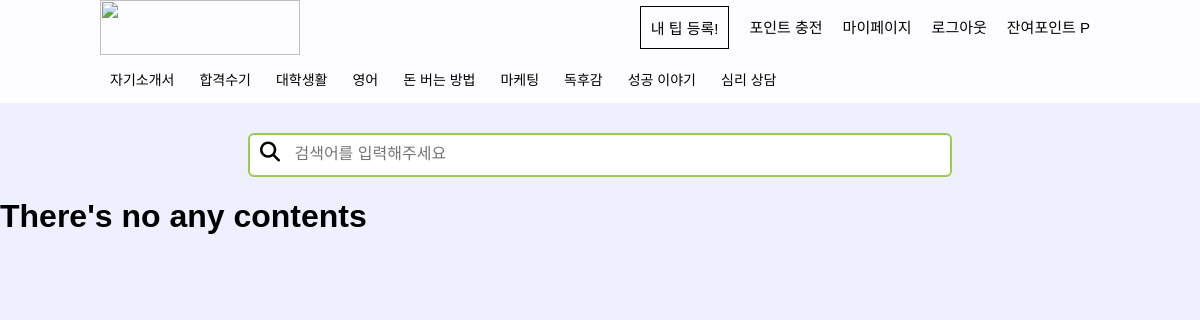
The app's page /content/category/2/ (signed in), older data.
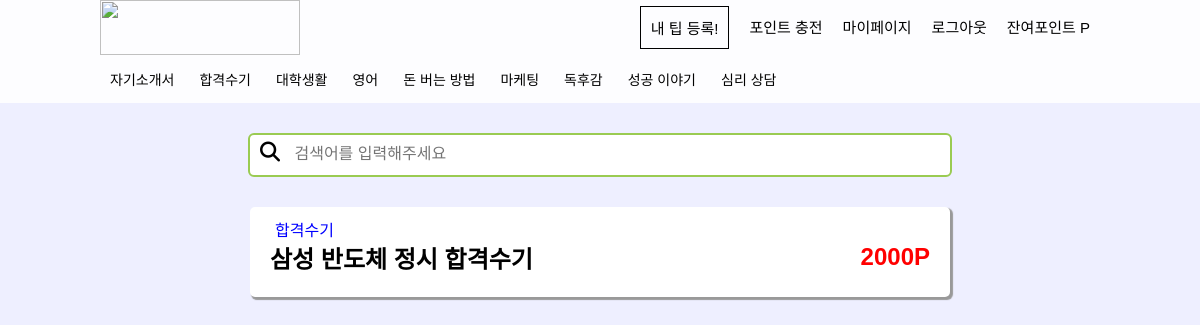
The same page, newer data.
### content/models.py (models this page shows, shortened)
class Content(models.Model):
    category = models.CharField(max_length=100,choices = (
              ('1', '자기소개서'),
              ('2', '합격수기'),
              ('3', '대학생활'),
              ('4', '영어'),
              ('5', '돈 버는 방법'),
              ('6', '마케팅'),
              ('7', '독후감'),
              ('8', '성공 이야기'),
              ('9', '심리 상담'),
    ))
    title = models.CharField(max_length=40)
    content = models.TextField()
    file_upload = models.FileField(blank=True, upload_to = 'admin/%Y/%m/%d')
    point = models.CharField(max_length=10)
    score = models.CharField(max_length=10)
    user_set = models.ManyToManyField(settings.AUTH_USER_MODEL, blank=True)
    created_at = models.DateTimeField(auto_now_add=True) #auto_now_add 최초에만
    updated_at = models.DateTimeField(auto_now=True)
    class Meta:
        ordering = ['-score']

### content/views.py (the view)
# urls.py: url(r'^category/(?P<category>\d+)/$', views.content_category, name='content_category'),
def content_category(request, category):
    contents_all = Content.objects.all()
    contents = Content.objects.all().filter(category = category)
    s = request.GET.get('s', '')
    if s:
        contents = contents_all.filter(title__icontains = s)
    return render(request, 'content/content_category.html', { 'contents': contents, 's':s, })

### content/templates/content/content_category.html (shortened to what this page needs)
{% extends 'content/layout.html' %}
{% block content %}
    <form class="search">
        <span class="fa fa-search"></span>
        <input type="text" placeholder="검색어를 입력해주세요" name='s' value="{{ s }}"/>
    </form>
    {% if not contents %}
        <h1>There's no any contents</h1>
    {% endif %}
    {% for content in contents %}
        <section class="content">
            <a href="{% url 'content:content_detail' content.pk %}">
                <p>{{ content.get_category_display }}</p>
                <div class="content_text">
                    <h2>{{ content.title }}</h2>
                    <h2 class="point">{{ content.point }}P</h2>
                </div>
            </a>
        </section>
    {% endfor %}
{% endblock %}

Row changes from the older to the newer data that the page shows:
now on this page (row edited): Content: category "합격수기", title "삼성 반도체 정시 합격수기", point "2000"
Text that changed along with them:
text no longer shown: "There's no any contents"
